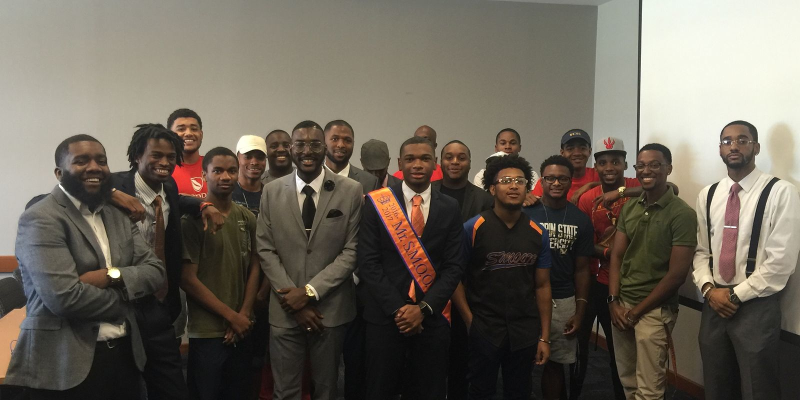
#> input picture smooth2009/site/images/about-members.jpg, 1600 x 800 px, given in place of flowers.png, which was not available (shown at 1/2 size)
$ python headshots.py
#> lines starting #> are read from the running program, lines starting #| are printed output that depends on the picture
from PIL import Image, ImageOps, ImageEnhance, ImageFilter
import sys
# Run from the smooth2009 folder. Originals go in assets/src/ (not in the repo; ask for them).
S='assets/src/'; O='site/images/'
W,H=800,1000
# (file, face-centre x as fraction, crop top y as fraction, crop width as fraction of image width)
jobs=[('flowers.png','founder-flowers.jpg',0.53,0.012,None),
      ('hooker.jpg','founder-hooker.jpg',0.47,0.075,0.80),
      ('lawrence.png','founder-lawrence.jpg',0.50,0.0,None),
      ('watkins.png','founder-watkins.jpg',0.53,0.0,None)]
for src,dst,cx,ty,cw in jobs:
    im=ImageOps.exif_transpose(Image.open(S+src)).convert('RGB'); w,h=im.size
#> further down, im is the input picture: PIL image 1600x800 RGB; mean R, G, B 105.1, 97.9, 86.9
#> after `w, h = im.size`: w = 1600; h = 800
    if cw is None:  # use full height, 4:5 width
        ch=h-int(ty*h); cwpx=int(ch*W/H)
#> after `ch = h - int(ty * h)`: ch = 791
#> after `cwpx = int(ch * W / H)`: cwpx = 632
    else:
        cwpx=int(cw*w); ch=int(cwpx*H/W)
    x0=max(0,min(w-cwpx,int(cx*w-cwpx/2))); y0=int(ty*h)
#> after `x0 = max(0, min(w - cwpx, int(cx * w - cwpx / 2)))`: x0 = 532
#> after `y0 = int(ty * h)`: y0 = 9
    im=im.crop((x0,y0,x0+cwpx,y0+ch))
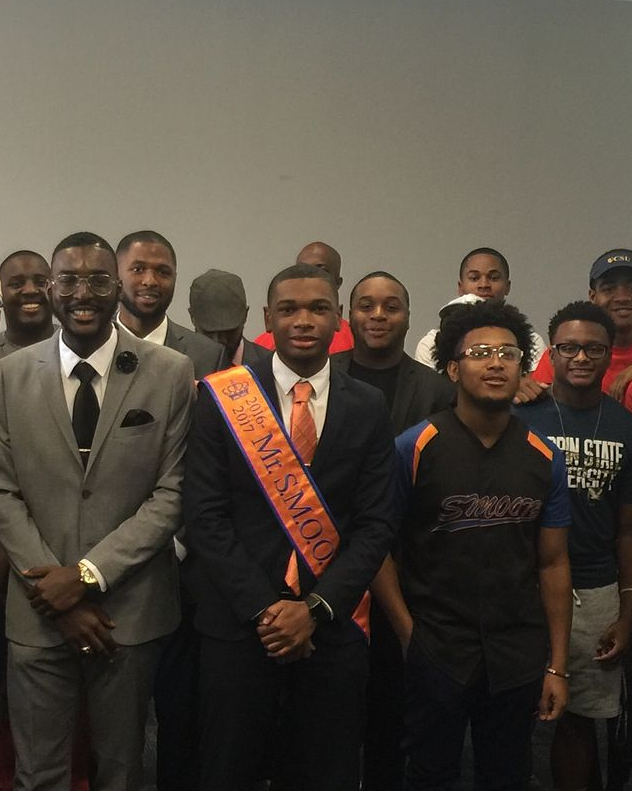
#> im: PIL image 632x791 RGB; mean R, G, B 81.4, 72.9, 62.6
    g=ImageOps.grayscale(im)
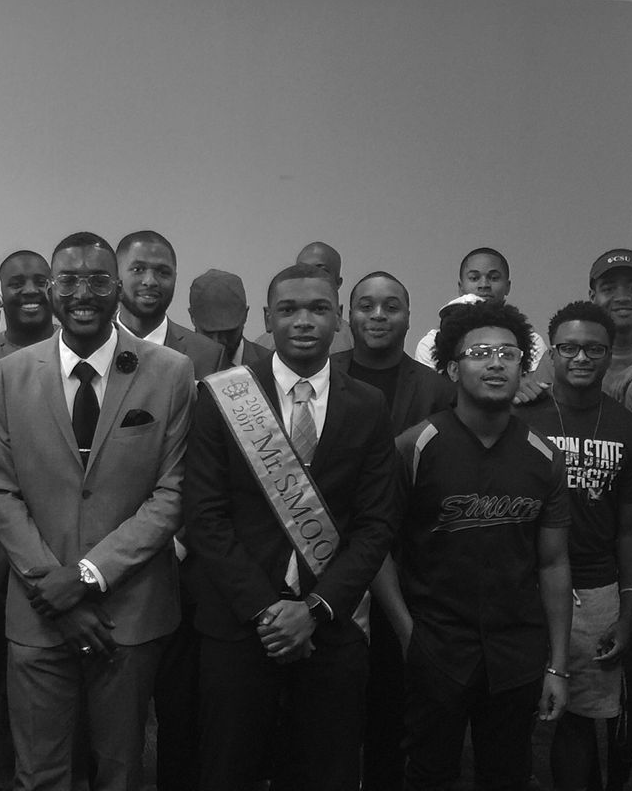
#> g: PIL image 632x791 L; min 0, max 255, mean 74.3
    g=ImageOps.autocontrast(g,cutoff=(0.5,0.5))
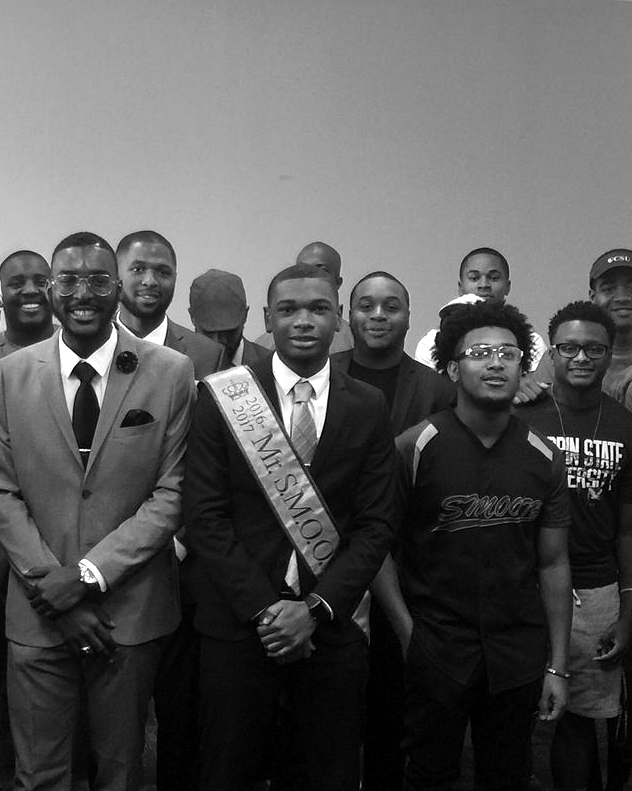
#> g: PIL image 632x791 L; min 0, max 255, mean 87
    g=ImageEnhance.Contrast(g).enhance(1.08)
    g=g.resize((W,H),Image.LANCZOS)
#> g: PIL image 800x1000 L
    if cw is None: g=g.filter(ImageFilter.UnsharpMask(radius=1.6,percent=60,threshold=2))
    g.convert('RGB').save(O+dst,quality=90,optimize=True,progressive=True)
    print(dst, (x0,y0,cwpx,ch), 'from', (w,h))
#| founder-flowers.jpg (532, 9, 632, 791) from (1600, 800)
#> pass 2 of the loop `for src,dst,cx,ty,cw in jobs:`:
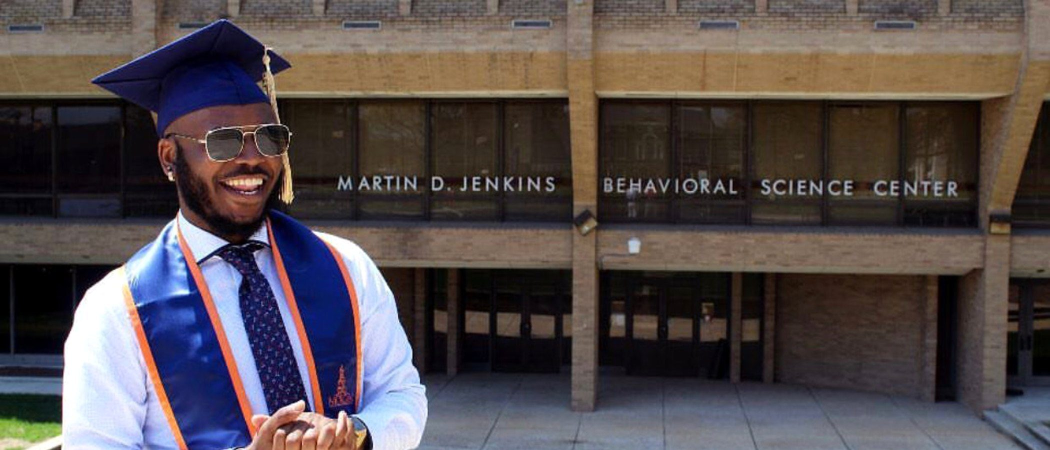
#> input picture smooth2009/site/images/donate.jpg, 2100 x 900 px, given in place of hooker.jpg, which was not available (shown at 1/2 size)
#> im is the input picture: PIL image 2100x900 RGB; mean R, G, B 84.5, 75.4, 76.6
#> `im=im.crop((x0,y0,x0+cwpx,y0+ch))`:
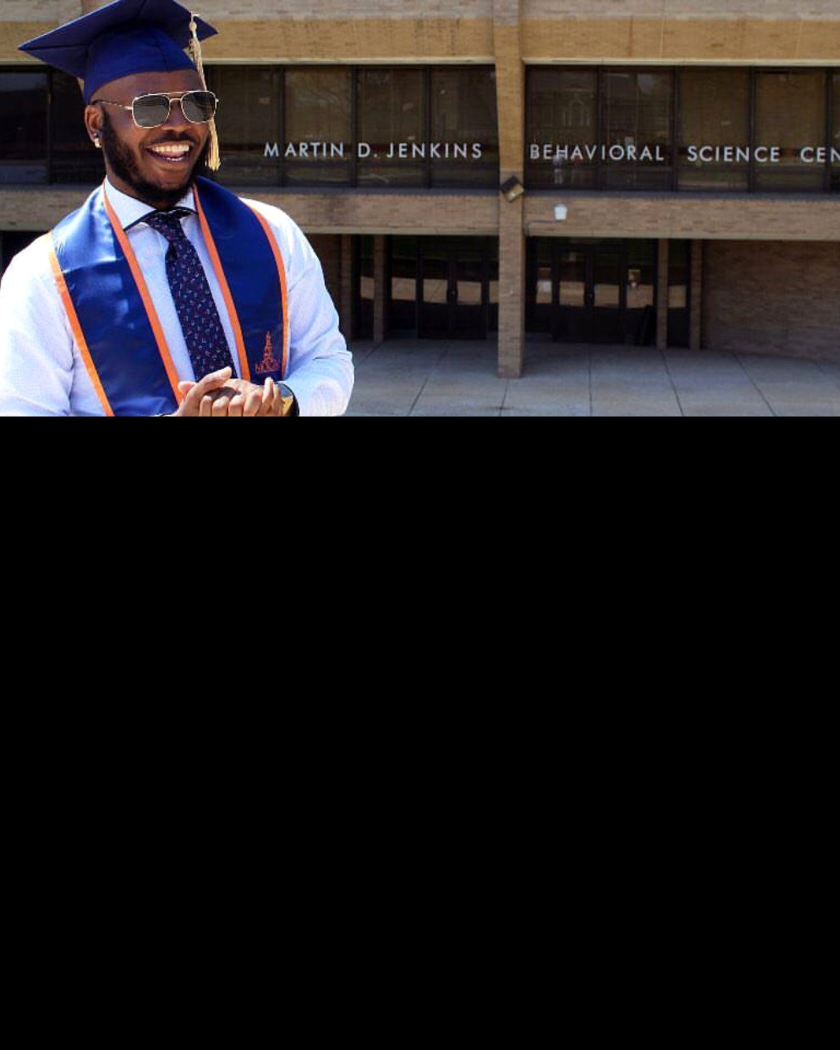
#> im: PIL image 1680x2100 RGB (shown at 1/2 size); mean R, G, B 34, 30.2, 31.6
#> `g=g.resize((W,H),Image.LANCZOS)`:
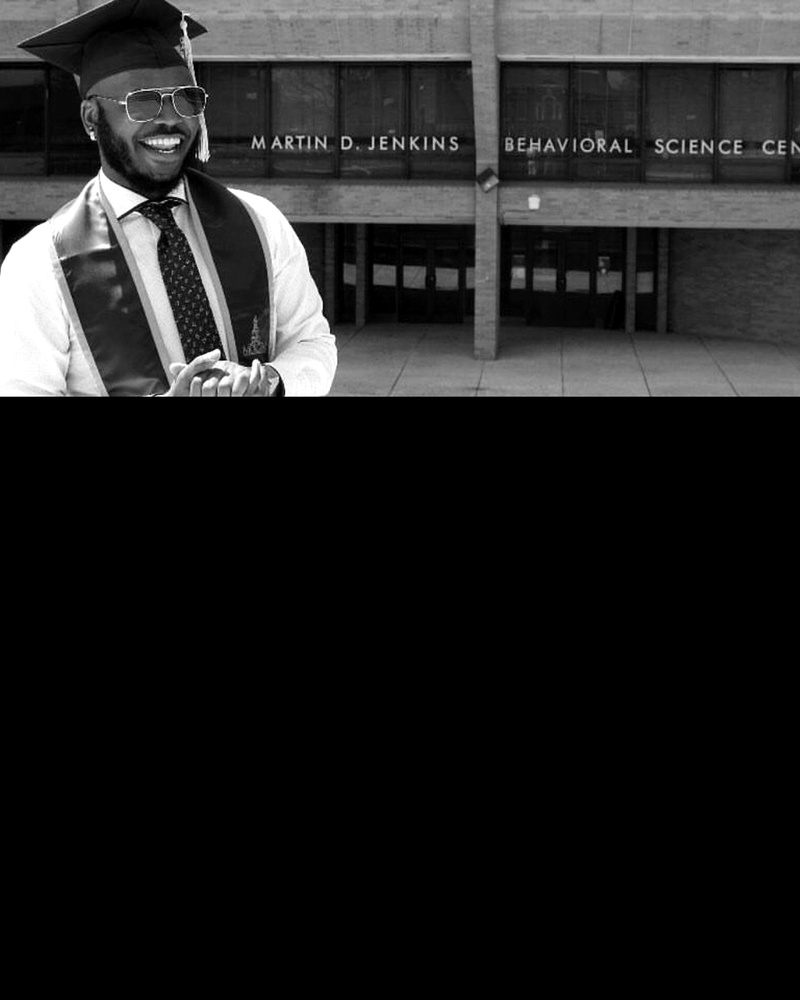
#> g: PIL image 800x1000 L; min 0, max 255, mean 33.7
#| founder-hooker.jpg (147, 67, 1680, 2100) from (2100, 900)
#> (the run stopped early here; a loop or call above may not have finished)
